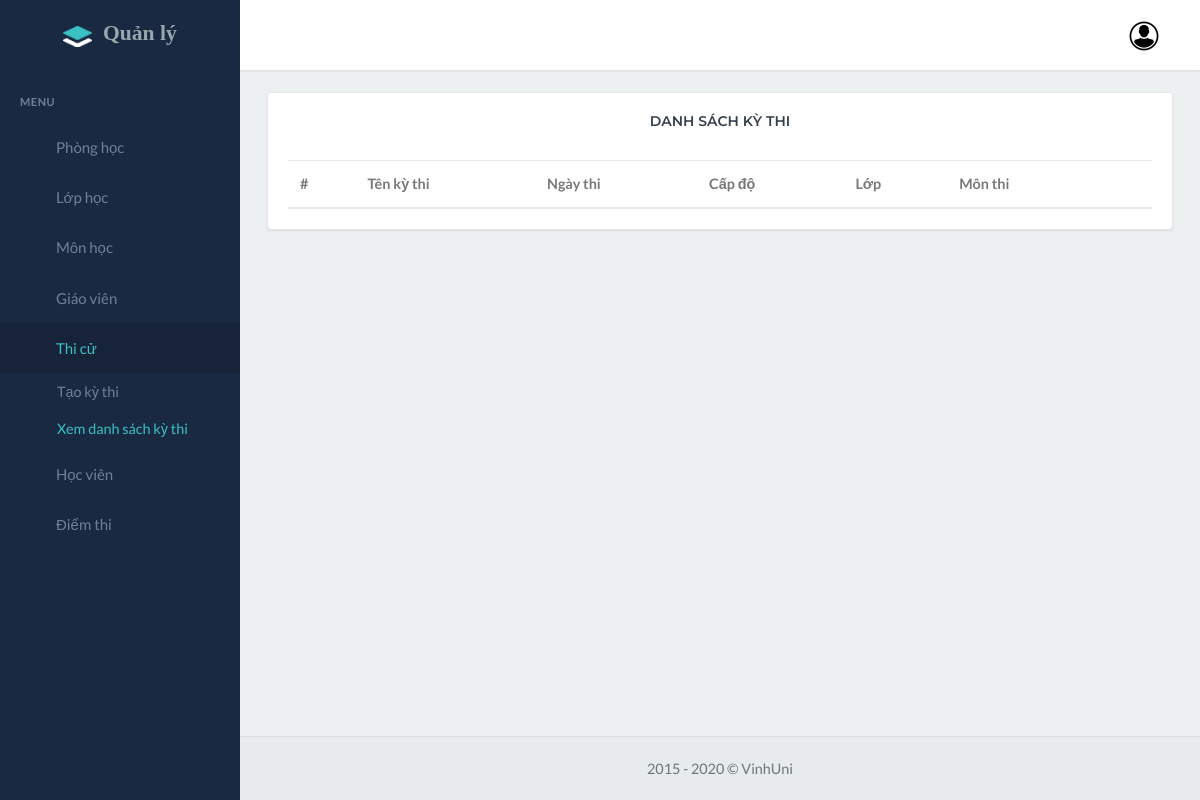
/view_exam.php (signed in), run on an earlier commit of the app's database.
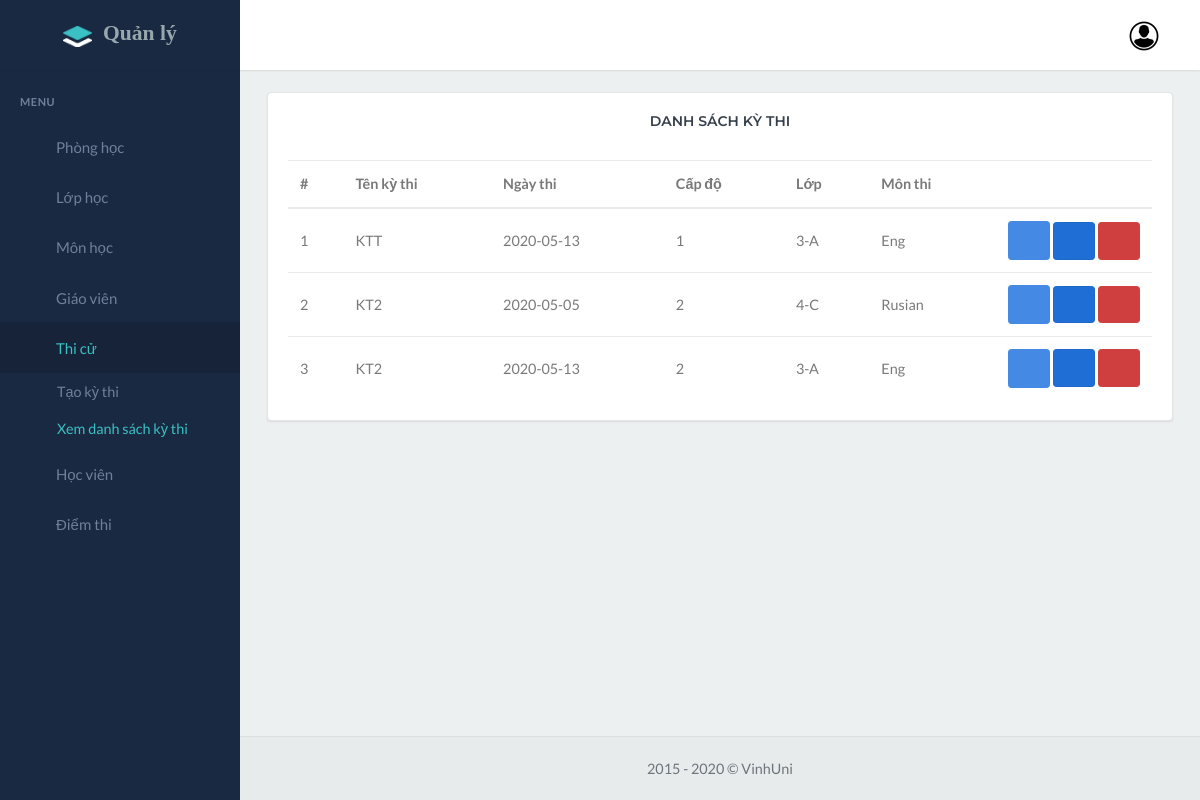
And on a later commit of the database.
### tables this page shows
CREATE TABLE `exam` (
  `ExamID` int(11) NOT NULL,
  `ENAME` varchar(150) NOT NULL,
  `ETYPE` varchar(150) NOT NULL,
  `EDATE` varchar(150) NOT NULL,
  `SESSION` varchar(150) NOT NULL,
  `ClassId` int(11) NOT NULL,
  `SubjectsID` int(11) NOT NULL,
  `CreatedAt` timestamp NOT NULL DEFAULT current_timestamp(),
  `UpdatedAt` timestamp NOT NULL DEFAULT current_timestamp()
);

CREATE TABLE `class` (
  `ClassID` int(11) NOT NULL,
  `ClassName` varchar(150) NOT NULL,
  `ClassSection` varchar(150) NOT NULL,
  `CreatedAt` timestamp NOT NULL DEFAULT current_timestamp() ON UPDATE current_timestamp(),
  `UpdatedAt` timestamp NOT NULL DEFAULT current_timestamp() ON UPDATE current_timestamp()
);

CREATE TABLE `subjects` (
  `SubjectsID` int(11) NOT NULL,
  `SubjectsName` varchar(150) NOT NULL
);

### view_exam.php (the view, shortened to what this page needs)
<?php
include "database.php";
$s = "select
*
FROM exam
INNER JOIN class ON exam.ClassId=class.ClassID
INNER JOIN subjects ON exam.SubjectsID=subjects.SubjectsID";
$res = $db->query($s);
$class = [];
if ($res->num_rows > 0) {
	while ($r = $res->fetch_assoc()) {
		$class[] = $r;
	}
}
?>
<!DOCTYPE html>
<html>
<head>
	<link href="assets\libs\rickshaw\rickshaw.min.css" rel="stylesheet" type="text/css">
	<link href="assets\css\bootstrap.min.css" rel="stylesheet" type="text/css" id="bootstrap-stylesheet">
	<link href="assets\css\icons.min.css" rel="stylesheet" type="text/css">
	<link href="assets\css\app.min.css" rel="stylesheet" type="text/css" id="app-stylesheet">
</head>
<body>
	<div id="wrapper">
		<?php include "navbar.php"; ?><br>
		<div class="content-page">
			<div class="content">
				<div class="container-fluid">
					<div class="row">
						<div class="col-12">
							<div class="card">
								<div class="card-body">
									<div class="form-row">
										<div class="col-md-12 pb-4">
											<h4 class="header-title" style="text-align:center;">Danh sách kỳ thi</h4>
										</div>
									</div>
									<div class="table-responsive">
										<table class="table table-centered mb-0 table-nowrap" id="btn-editable">
											<thead>
												<tr>
													<th>#</th>
													<th>Tên kỳ thi</th>
													<th>Ngày thi</th>
													<th>Cấp độ</th>
													<th>Lớp</th>
													<th>Môn thi</th>
													<th></th>
												</tr>
											</thead>
											<tbody>
												<?php $i = 1; ?>
												<?php foreach ($class as $value) : ?>
													<tr>
														<td><?php echo ($i) ?></td>
														<td><?php echo $value["ENAME"] ?></td>
														<td><?php echo $value["EDATE"] ?></td>
														<td><?php echo $value["SESSION"] ?></td>
														<td><?php echo $value["ClassName"],"-", $value["ClassSection"] ?></td>
														<td><?php echo $value["SubjectsName"] ?></td>
														<td style="white-space: nowrap; width: 1%;">
															<div class="tabledit-toolbar btn-toolbar" style="text-align: left;">
																<div class="btn-group btn-group-sm" style="float: none;">
																	<form method="post">
																		<button type="button" class="tabledit-edit-button btn btn-success" style="float: none;">
																			<span class="mdi mdi-eye"></span>
																		</button>
																		<a type="button" href="edit_exam.php?id=<?= $value["ExamID"] ?>" class="tabledit-edit-button btn btn-success tabledit-toolbar active" style="float: none;" data-placement="top" data-toggle="tooltip" data-original-title="Sửa">
																			<i class="fas fa-pencil-alt"></i>
																		</a>
																		<button class="btn btn-danger" name="delete" value="<?= $value["ExamID"] ?>">
																			<i class="fas fa-times"></i>
																		</button>
																	</form>
																</div>
															</div>
														</td>
													</tr>
													<?php $i++ ?>
												<?php endforeach ?>
											</tbody>
										</table>
									</div>
								</div>
							</div>
						</div>
					</div>
				</div>
			</div>
		</div>
	</div>
	<?php include "sidebar.php"; ?>
	<?php include "footer.php"; ?>
</body>
</html>

### navbar.php (shortened to what this page needs)
<div class="navbar-custom">
	<ul class="list-unstyled topnav-menu float-right mb-0">
		<?php
		if (isset($_SESSION["AID"])) {
			echo '
			<li class="dropdown notification-list">
			<a class="nav-link dropdown-toggle nav-user mr-0 waves-effect" data-toggle="dropdown" href="#" role="button" aria-haspopup="false" aria-expanded="false">
				<img src="assets\images\users\admin.jpg" alt="user-image" class="rounded-circle">
				<span class="pro-user-name ml-1">
					<?php echo $row["ANAME"]; ?> <i class="mdi mdi-chevron-down"></i>
				</span>
			</a>
			<div class="dropdown-menu dropdown-menu-right profile-dropdown ">
				<div class="dropdown-header noti-title">
					<h6 class="text-overflow m-0">Admin Home</h6>
				</div>
				<a href="change_pass.php" class="dropdown-item notify-item">
					<i class="mdi mdi-settings-outline"></i>
					<span>Project</span>
				</a>
				<div class="dropdown-divider"></div>
				<a href="logout.php" class="dropdown-item notify-item">
					<i class="mdi mdi-logout-variant"></i>
					<span>Logout</span>
				</a>
			</div>
		</li>
					';
		} else {
			echo '
					';
		}
		?>
	</ul>
	<div class="logo-box">
		<?php
		if (isset($_SESSION["AID"])) {
			echo '
		<a href="admin_home.php" class="logo text-center logo-light">
			<span class="logo-lg">
				<img src="assets\images\logo-sm.png" alt="" height="21">
				<h4 class="fas fa-h1 text-muted pl-2 ">Quản lý</h4>
			</span>
			<span class="logo-sm">
				<img src="assets\images\logo-sm.png" alt="" height="22">
			</span>
		</a>
	';
		}
		?>
	</div>
	<ul class="list-unstyled topnav-menu topnav-menu-left m-0">
		<li>
			<button class="button-menu-mobile waves-effect">
				<i class="mdi mdi-menu"></i>
			</button>
		</li>
	</ul>
</div>

### sidebar.php (shortened to what this page needs)
<div class="left-side-menu">
    <div class="slimscroll-menu">
        <div id="sidebar-menu">
            <ul class="metismenu" id="side-menu">
                <?php
                if (isset($_SESSION["AID"])) {
                    echo '
                <li class="menu-title">Menu</li>
                <li>
                    <a href="add_class.php" class="waves-effect">
                        <i class="ion-md-speedometer"></i>
                        <span> Phòng học </span>
                    </a>
                </li>
                <li>
                    <a href="javascript: void(0);" class="waves-effect">
                        <i class="ion-md-speedometer"></i>
                        <span> Lớp học </span>
                        <span class="menu-arrow"></span>
                    </a>
                </li>
                <li>
                    <a href="add_sub.php" class="waves-effect">
                        <i class="ion ion-ios-paper"></i>
                        <span> Môn học </span>
                    </a>
                </li>
                <li>
                    <a href="javascript: void(0);" class="waves-effect">
                        <i class=" ion ion-ios-person-add"></i>
                        <span> Giáo viên </span>
                        <span class="menu-arrow"></span>
					</a>
                </li>
                <li>
                    <a href="#" class="waves-effect">
                        <i class="ion-md-speedometer"></i>
                        <span> Thi cử </span>
                        <span class="menu-arrow"></span>
                    </a>
                    <ul class="nav-second-level" aria-expanded="false">
                        <li><a href="add_exam.php">Tạo kỳ thi</a></li>
                        <li><a href="view_exam.php">Xem danh sách kỳ thi</a></li>
                    </ul>
                </li>
                <li>
                    <a href="#" class="waves-effect">
                        <i class=" fas fa-user-graduate"></i>
                        <span> Học viên </span>
                        <span class="menu-arrow"></span>
                    </a>
                </li>
                <li>
                    <a href="#" class="waves-effect">
                        <i class=" fas fa-user-graduate"></i>
                        <span> Điểm thi </span>
                        <span class="menu-arrow"></span>
                    </a>
                </li>';
                } if (isset($_SESSION["TeacherID"])) {
                    echo '
                    <li class="menu-title">Menu</li>
                    <li>
                        <a href="handle_class.php" class="waves-effect">
                            <i class="ion-md-speedometer"></i>
                            <span> Lớp học </span>
                        </a>
                        <!-- <ul class="nav-second-level" aria-expanded="false">
                            <li><a href="index.html">Dashboard 1</a></li>
                            <li><a href="dashboard-2.html">Dashboard 2</a></li>
                            <li><a href="dashboard-3.html">Dashboard 3</a></li>
                        </ul> -->
                    </li>
                    <li>
                        <a href="add_sub.php" class="waves-effect">
                            <i class="ion ion-ios-paper"></i>
                            <span> Môn học </span>
                        </a>
                    </li>
                    <li>
                        <a href="#" class="waves-effect">
                            <i class="ion-md-speedometer"></i>
                            <span> Thi cử </span>
                            <span class="menu-arrow"></span>
                        </a>
                        <ul class="nav-second-level" aria-expanded="false">
                            <li><a href="add_exam.php">Tạo kỳ thi</a></li>
                            <li><a href="view_exam.php">Xem danh sách kỳ thi</a></li>
                        </ul>
                    </li>
                    <li>
                        <a href="#" class="waves-effect">
                            <i class="ion-md-speedometer"></i>
                            <span> Học viên </span>
                            <span class="menu-arrow"></span>
                        </a>
                        <ul class="nav-second-level" aria-expanded="false">
                            <li><a href="add_teacher.php">Thêm học viên</a></li>
                            <li><a href="view_teacher.php">Xem học viên</a></li>
                        </ul>
                    </li>';
                }
                ?>
            </ul>
        </div>
    </div>
</div>

### footer.php (shortened to what this page needs)
<footer class="footer">
                    <div class="container-fluid">
                        <div class="row">
                            <div class="col-md-12">
                                2015 - 2020 &copy; VinhUni
                            </div>
                        </div>
                    </div>
</footer>

What changed in the data, as far as the page shows it:
added exam: ENAME "KTT", EDATE "2020-05-13", SESSION "1", ClassId.ClassName "3", ClassId.ClassSection "A", SubjectsID.SubjectsName "Eng", $value["ExamID"] 5 (drawn)
added exam: ENAME "KT2", EDATE "2020-05-05", SESSION "2", ClassId.ClassName "4", ClassId.ClassSection "C", SubjectsID.SubjectsName "Rusian", $value["ExamID"] 6 (drawn)
added exam: ENAME "KT2", EDATE "2020-05-13", SESSION "2", ClassId.ClassName "3", ClassId.ClassSection "A", SubjectsID.SubjectsName "Eng", $value["ExamID"] 7 (drawn)
